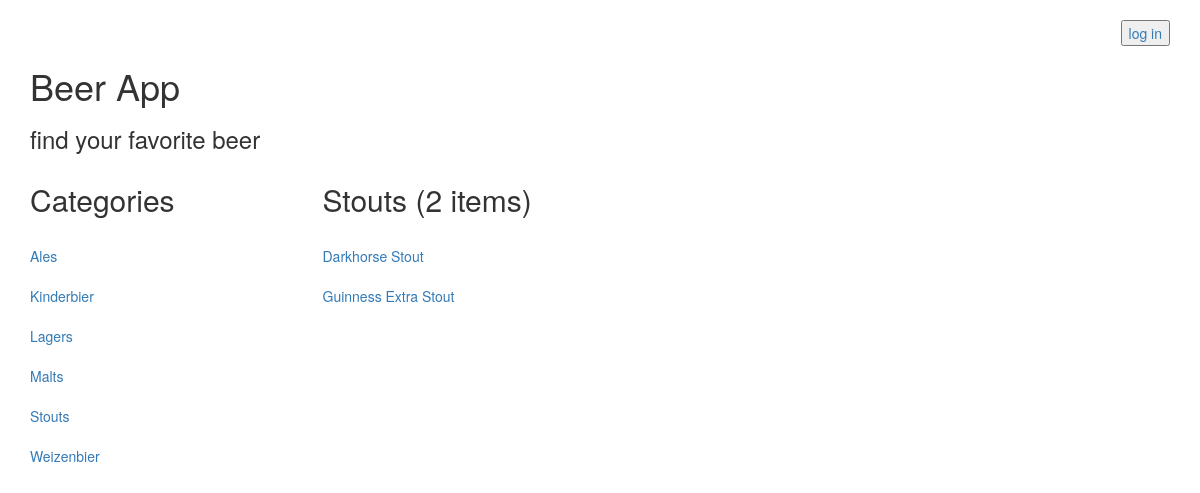
The app's page /catalog/4/items/, older data.
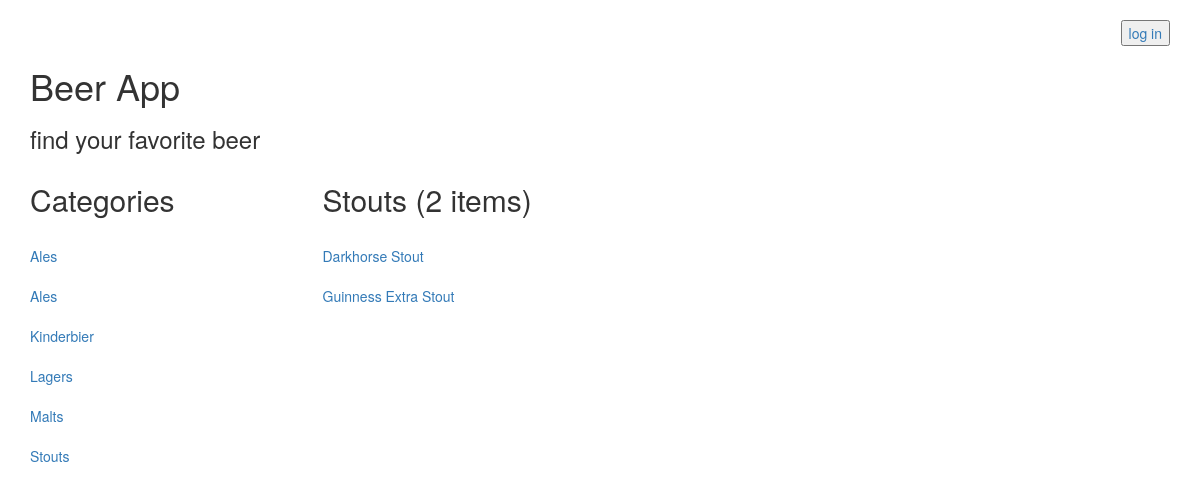
The same page, newer data.
### database_setup.py (models this page shows, shortened)
class Category(Base):
    __tablename__ = 'category'
    id = Column(Integer, primary_key=True)
    name = Column(String(80), nullable=False)
    user_id = Column(Integer, ForeignKey('user.id'))
    user = relationship(User)

class Item(Base):
    __tablename__ = 'item'
    name = Column(String(80), nullable=False)
    id = Column(Integer, primary_key=True)
    description = Column(String(250))
    cat_id = Column(Integer, ForeignKey('category.id'))
    category = relationship(Category)
    user_id = Column(Integer, ForeignKey('user.id'))
    user = relationship(User)

### application.py (the view, shortened to what this page needs)
@app.route('/catalog/<category_id>/items/', methods=['GET', 'POST'])
def showItemsOfCategory(category_id):
    if 'username' not in login_session:
        headertype = 'publicheader.html'
        categories = session.query(Category).order_by(asc(Category.name)).all()
        category = session.query(Category).filter_by(id=category_id).one()
        counts = session.query(Item).filter_by(cat_id=category_id).count()
        items = session.query(Item).filter_by(cat_id=category_id).all()
        return render_template('catalog.html', headertype=headertype,
                               categories=categories, category=category,
                               n=counts, items=items)

### templates/catalog.html
{% extends "main.html" %}
{% block content %}
{% include headertype %}
      <div class="row">
        <div class="col-md-12">
          <h1>Beer App</h1>
          <h3>find your favorite beer</h3>
        </div>
      </div>
      <div class="row">
        <div class="col-md-12">
        </div>
      </div>
      <div class="row">
        <div class="col-md-3">
            <h2>Categories</h2>
            {% for i in categories %}
            <br><a href='{{url_for('showItemsOfCategory', category_id = i.id) }}'>{{i.name}}</a><br>
          {% endfor %}
        </div>
        <div class="col-md-9">
          <h2>{{category.name}} ({{n}} items)</h2>
          {% for i in items %}
            <br><a href='{{ url_for( 'itemDescription', category_id = i.cat_id, item_id = i.id) }}'>{{i.name}}</a><br>
            {% endfor %}
        </div>
      </div>
{% endblock %}

Row changes from the older to the newer data that the page shows:
changed Category (number 2 of 6 on the later page): name "Weizenbier" → "Ales"; moves up the list
